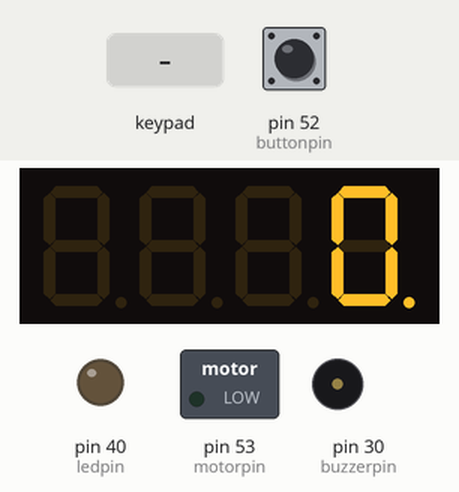
Recording of a sketch running on a simulated Arduino Mega 2560, built with avr-gcc and run on an emulated ATmega2560. Shown: 4-digit seven-segment display, switched loads named in the sketch (green lamp = pin HIGH), output pins drawn as LEDs (lit = HIGH), buzzer (waves = sounding, pin HIGH). The inputs (shaded band) are chosen by the test bench; at power-on: pin 52 (buttonpin) LOW.

Above: at 1.2 s.
1.3 s: keypad keys 2 4 6 8 # pressed 0.4 s apart
At 3.3 s:
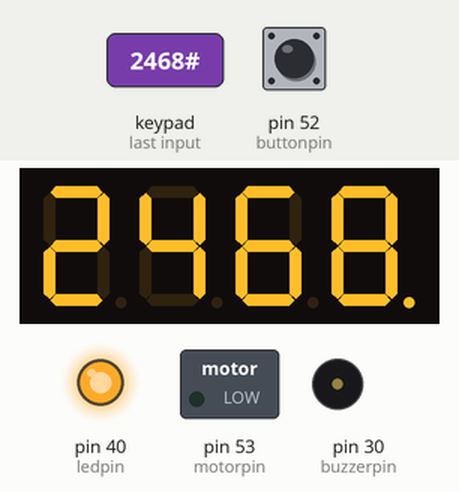
4.9 s: pin 52 (buttonpin) pulled HIGH for 1 s
At 6.6 s:
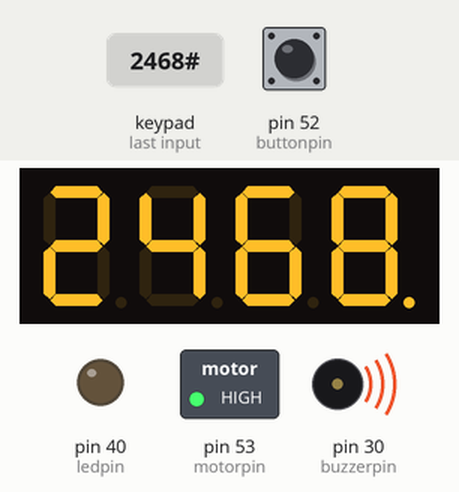
8.9 s: key '#' pressed
At 9.7 s:
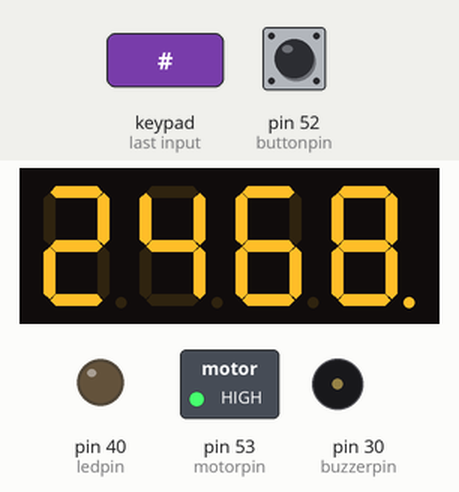
10.9 s: pin 52 (buttonpin) pulled HIGH for 3.2 s
At 12.5 s:
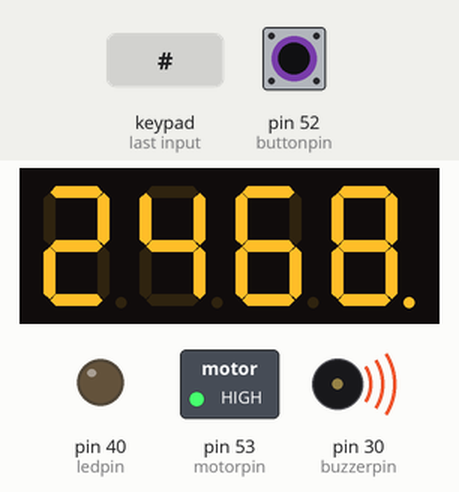
16.9 s: pin 52 (buttonpin) pulled HIGH for 0.15 s
At 19.7 s:
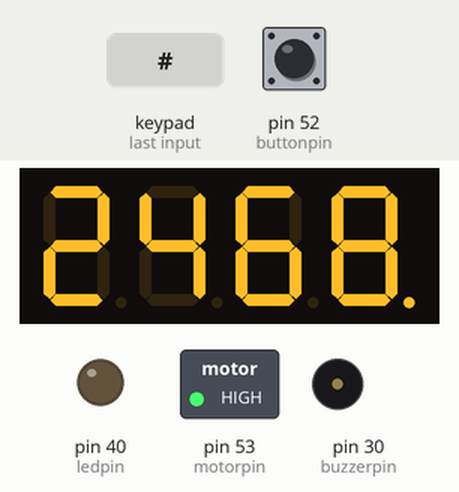
20.0 s: key '*' pressed
Timing chart, 0 to 22.5 s (numbered marks = the images above; inputs shaded):
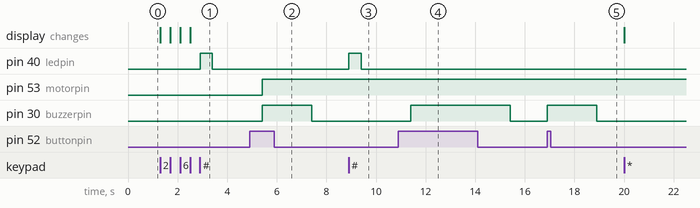

The sketch:

password_lock.ino
```cpp
#include "SevSeg.h"
#include <Keypad.h>

bool iscode=false;
byte numDigits = 4;
byte digitPins[] = {49, 48, 47, 46};
byte segmentPins[] = {29, 22, 23, 25, 26, 28, 27, 24};
const int ledpin = 40;
const int buzzerpin = 30;
const int buttonpin = 52;
const int motorpin =  53;
const byte ROWS = 4;
const byte COLS = 4;
byte rowPins[ROWS] = {11, 10, 9, 8};
byte colPins[COLS] = {7, 6, 5, 4};
char hexaKeys[ROWS][COLS] = {
  {'1', '2', '3', 'A'},
  {'4', '5', '6', 'B'},
  {'7', '8', '9', 'C'},
  {'*', '0', '#', 'D'}
};
char password [4] = { '2', '4', '6', '8'};
int current_index = 0;
char entered_code [4] = {'0', '0', '0', '0'};
SevSeg sevseg;
Keypad customKeypad = Keypad(makeKeymap(hexaKeys), rowPins, colPins, ROWS, COLS);

void setup() {
  pinMode(ledpin, OUTPUT);
  pinMode(buzzerpin, OUTPUT);
  pinMode(motorpin, OUTPUT);
  pinMode(buttonpin, INPUT);
  sevseg.begin(COMMON_CATHODE, numDigits, digitPins, segmentPins, true);
  sevseg.setBrightness(90);
  Serial.begin(9600);
}

void loop() {
  if (iscode==false && digitalRead(buttonpin)==HIGH){
      digitalWrite(buzzerpin, HIGH);
      delay(2000);
      digitalWrite(buzzerpin, LOW);
  }
  sevseg.setNumber((entered_code[0] - '0') * 1000 + (entered_code[1] - '0') * 100 + (entered_code[2] - '0') * 10 + entered_code[3] - '0', 0);
  sevseg.refreshDisplay();
  char customkey = customKeypad.getKey();

  if (customkey) {

    if (customkey == '*' && current_index != 0) {

      current_index = current_index - 1;
      entered_code[current_index] = '0';

    } else if (customkey == '#' && current_index == 4) {
      iscorrect();
    } else if (customkey != 'A' && customkey != 'B' && customkey != 'C' && customkey != 'D' && customkey != '#' && customkey != '*' && current_index != 4) {
      entered_code[current_index] = customkey;
      current_index = current_index + 1;
    }
  }

}

void iscorrect() {
  if (entered_code[0] - 48 == password[0] - 48 && entered_code[1] - 48 == password[1] - 48 && entered_code[2] - 48 == password[2] - 48 && entered_code[3] - 48 == password[3] - 48) {
    digitalWrite(ledpin, HIGH);
    delay(500);
    digitalWrite(ledpin, LOW);
    iscode=true;
    for (int i = 0; i < 10; i++) {
      if (digitalRead(buttonpin)==HIGH){
        digitalWrite(motorpin,HIGH);
        break;
        break;
      }
      delay(1000);
    }
   iscode=false;
  }
}
```

Measured:
- after the input at 1.3 s, pin 40 (ledpin): LOW → HIGH after 1.6 s, → LOW 0.50 s later; the display: first changes at once (image 1 shows a later state)
- after the input at 4.9 s, pin 53 (motorpin): LOW → HIGH after 0.51 s; pin 30 (buzzerpin): LOW → HIGH after 0.51 s, → LOW 2.0 s later
- after the input at 8.9 s, pin 40 (ledpin): LOW → HIGH at once, → LOW 0.50 s later
- after the input at 10.9 s, pin 30 (buzzerpin): LOW → HIGH after 0.51 s, → LOW 4.0 s later
- after the input at 16.9 s, pin 30 (buzzerpin): LOW → HIGH at once, → LOW 2.0 s later
